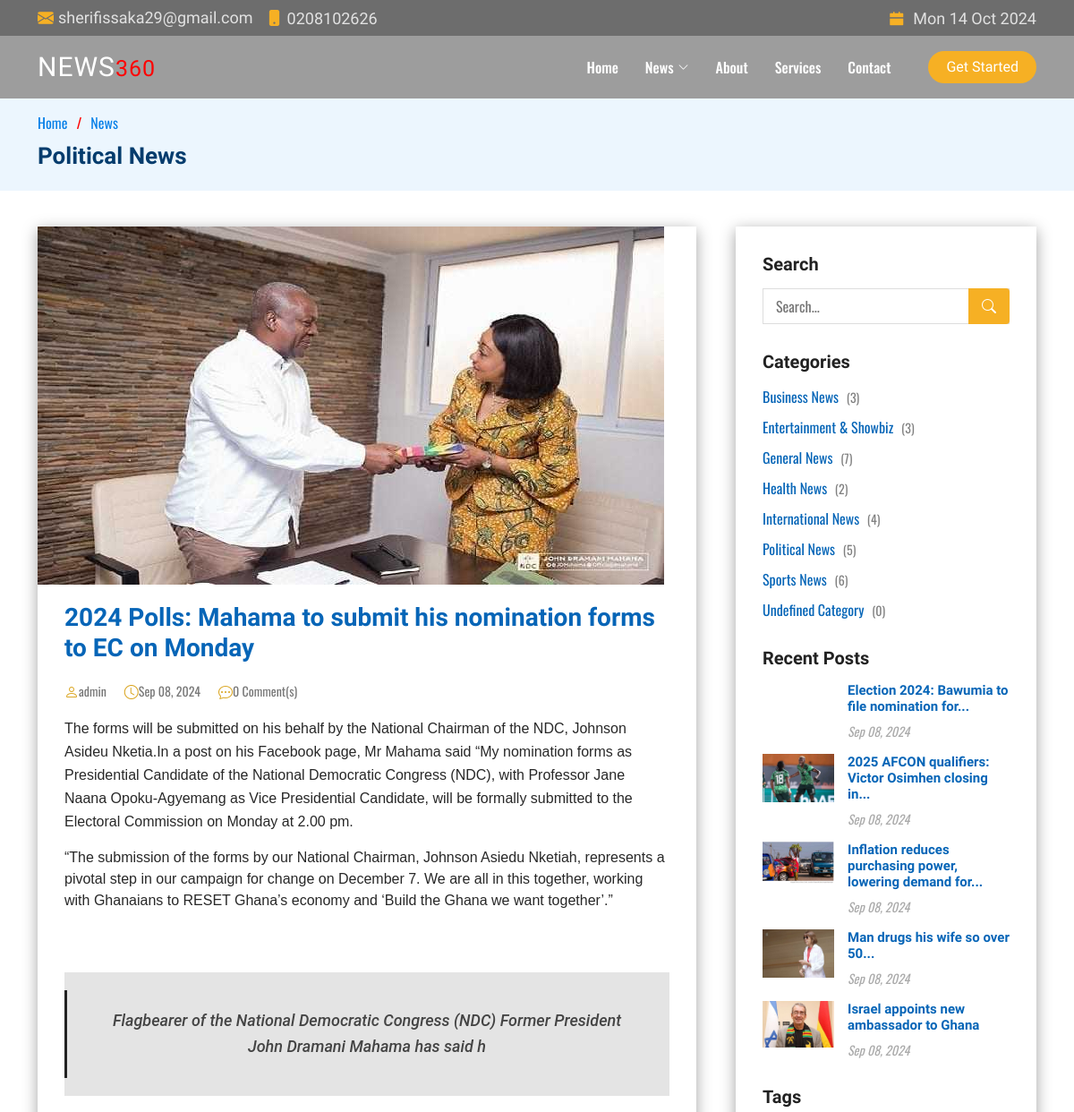
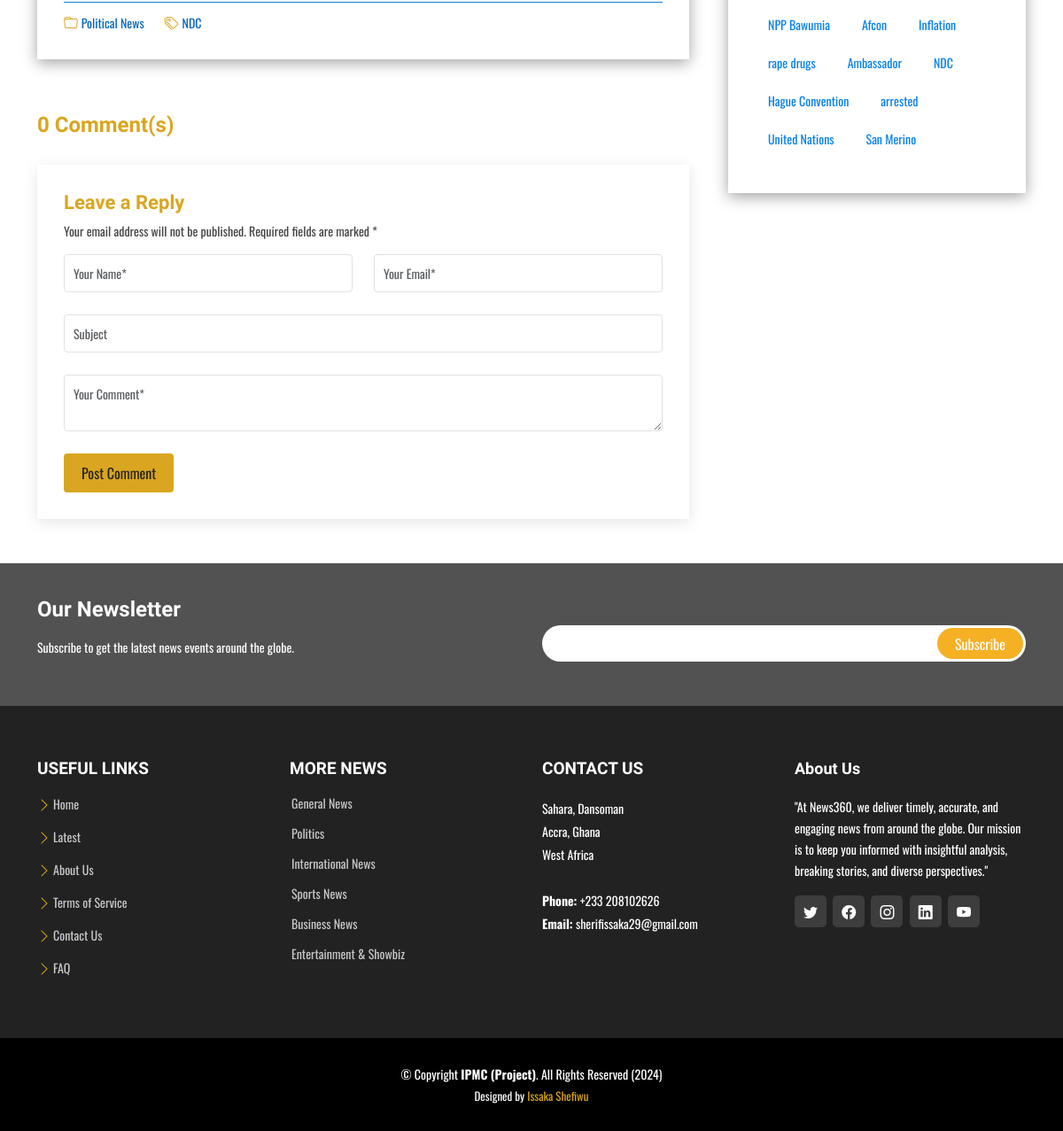
The app's page /single-post.php?id=36 with its own data (2 pictures, top to bottom).
### tables this page shows
CREATE TABLE `posts` (
  `id` int(11) NOT NULL,
  `title` varchar(255) NOT NULL,
  `content` text NOT NULL,
  `author_id` int(11) UNSIGNED DEFAULT NULL,
  `category_id` int(11) DEFAULT NULL,
  `created_at` datetime DEFAULT current_timestamp(),
  `updated_at` datetime DEFAULT current_timestamp() ON UPDATE current_timestamp(),
  `thumbnail` varchar(255) DEFAULT NULL,
  `tags` text DEFAULT NULL,
  `is_featured` tinyint(1) NOT NULL,
  `description` varchar(100) NOT NULL
);

CREATE TABLE `categories` (
  `id` int(11) NOT NULL,
  `name` varchar(255) NOT NULL,
  `description` text DEFAULT NULL,
  `created_at` timestamp NOT NULL DEFAULT current_timestamp(),
  `updated_at` timestamp NOT NULL DEFAULT current_timestamp() ON UPDATE current_timestamp()
);

CREATE TABLE `users` (
  `id` int(11) UNSIGNED NOT NULL,
  `firstname` varchar(50) NOT NULL,
  `lastname` varchar(50) NOT NULL,
  `username` varchar(50) NOT NULL,
  `email` varchar(100) NOT NULL,
  `password` varchar(255) NOT NULL,
  `avatar` varchar(255) NOT NULL,
  `is_admin` tinyint(1) NOT NULL
);

### single-post.php (the view, shortened to what this page needs)
<?php
require 'config/database.php';
if(isset($_GET['id'])) {
  $id = filter_var($_GET['id'], FILTER_SANITIZE_NUMBER_INT);
  $query = "SELECT posts.*, users.username AS author_name, categories.name AS category_name
    FROM posts
    JOIN users ON posts.author_id = users.id
    JOIN categories ON posts.category_id = categories.id
    WHERE posts.id = $id";
  $result = mysqli_query($conn, $query);
  $post = mysqli_fetch_assoc($result);
    $comments_query = "SELECT COUNT(*) AS comment_count FROM comments WHERE post_id = ?";
    $stmt = $conn->prepare($comments_query);
    $stmt->bind_param('i', $id);
    $stmt->execute();
    $comments_result = $stmt->get_result();
    $comment_count = $comments_result->fetch_assoc()['comment_count'];
} else {
  header('location: news-page.php');
  die();
}
?>
<!DOCTYPE html>
<html lang="en">
  <head>
    <link
      href="assets/vendors/bootstrap/css/bootstrap.min.css"
      rel="stylesheet"
    />
    <link
      href="assets/vendors/bootstrap-icons/bootstrap-icons.css"
      rel="stylesheet"
    />
    <link href="assets/vendors/swiper/swiper-bundle.min.css" rel="stylesheet" />
    <link
      href="assets/vendors/glightbox/css/glightbox.min.css"
      rel="stylesheet"
    />
    <link href="assets/vendors/aos/aos.css" rel="stylesheet" />
    <link href="assets/vendors/remixicon/remixicon.css" rel="stylesheet" />
    <link rel="stylesheet" href="assets/css/main.css" />
  </head>
  <body>
     <?php
                  include 'partials/header.php';
            ?>
    <main id="main">
      <section id="breadcrumbs" class="breadcrumbs">
        <div class="container">
          <ol>
            <li><a href="index.php">Home</a></li>
            <li><a href="news-page.php">News</a></li>
          </ol>
          <h2><?= $post['category_name'] ?></h2>
        </div>
      </section>
      <section id="blog" class="blog">
        <div class="container" data-aos="fade-up">
          <div class="row">
            <div class="col-lg-8 entries">
              <article class="entry entry-single">
                <div class="entry-img">
                  <img src="admin/assets/images/uploads/<?= $post['thumbnail'] ?>" class="img-fluid" />
                </div>
                <h2 class="entry-title">
                  <a href="#"
                    ><?= $post['title'] ?></a
                  >
                </h2>
                <div class="entry-meta">
                  <ul>
                    <li class="d-flex align-items-center">
                      <i class="bi bi-person"></i>
                      <a href="#"><?= $post['author_name'] ?></a>
                    </li>
                    <li class="d-flex align-items-center">
                      <i class="bi bi-clock"></i>
                      <a href="#"
                        ><time datetime="2020-01-01"><time datetime="<?= htmlspecialchars($post['created_at']) ?>"><?= date("M d, Y", strtotime($post['created_at'])) ?></time></time></a
                      >
                    </li>
                    <li class="d-flex align-items-center">
                      <i class="bi bi-chat-dots"></i>
                      <a href="#"><?= $comment_count ?> Comment(s)</a>
                    </li>
                  </ul>
                </div>
                <div class="entry-content">
                  <p>
                  <?= $post['content'] ?>
                  </p>
                  <blockquote>
                    <p>
                    <?= $post['description'] ?>
                    </p>
                  </blockquote>
                </div>
                <div class="entry-footer">
                  <i class="bi bi-folder"></i>
                  <ul class="cats">
                    <li><a href="#"><?= $post['category_name'] ?></a></li>
                  </ul>
                  <i class="bi bi-tags"></i>
                  <ul class="tags">
                    <li><a href="#"><?= $post['tags'] ?></a></li>
                  </ul>
                </div>
              </article>
              <div class="blog-comments">
                <h4 class="comments-count"><?= $comment_count ?> Comment(s)</h4>
                <div class="reply-form">
                  <h4>Leave a Reply</h4>
                  <p>
                    Your email address will not be published. Required fields
                    are marked *
                  </p>
                  <form action="forms/comments.php?id=<?= $post['id']; ?>" method="post">
                      <div class="row">
                      <div class="col-md-6 form-group">
                      <input name="name" type="text" class="form-control" placeholder="Your Name*" required />
                      </div>
                      <div class="col-md-6 form-group">
                      <input name="email" type="text" class="form-control" placeholder="Your Email*" required />
                      </div>
                      </div>
                      <div class="row">
                      <div class="col form-group">
                      <input name="subject" type="text" class="form-control" placeholder="Subject"  />
                    </div>
                    </div>
                    <div class="row">
                        <div class="col form-group">
                        <textarea name="comment" class="form-control" placeholder="Your Comment*" required ></textarea>
                    </div>
                    </div>
                    <button type="submit" class="btn btn-primary">Post Comment</button>
                  </form>
                </div>
              </div>
            </div>
            <?php
                  include 'partials/sidebar.php';
            ?>
          </div>
        </div>
      </section>
    </main>
            <?php
                  include 'partials/footer.php';
            ?>

### partials/sidebar.php
<div class="col-lg-4">
    <div class="sidebar">
        <h3 class="sidebar-title">Search</h3>
        <div class="sidebar-item search-form">
            <form action="search-page.php" method="GET">
                <input type="text" name="search" placeholder="Search..." />
                <button type="submit"><i class="bi bi-search"></i></button>
            </form>
        </div>
        <h3 class="sidebar-title">Categories</h3>
        <div class="sidebar-item categories">
    <ul>
        <?php
        $categories_query = "SELECT id, name, (SELECT COUNT(*) FROM posts WHERE posts.category_id = categories.id) AS post_count FROM categories";
        $categories_result = $conn->query($categories_query);
        if ($categories_result->num_rows > 0) {
            while ($category = $categories_result->fetch_assoc()) {
                echo '<li><a href="category-page.php?category_id=' . $category['id'] . '">' . $category['name'] . ' <span>(' . $category['post_count'] . ')</span></a></li>';
            }
        } else {
            echo '<li>No categories available</li>';
        }
        ?>
    </ul>
</div>
        <h3 class="sidebar-title">Recent Posts</h3>
        <div class="sidebar-item recent-posts">
            <?php
            $recent_posts_query = "SELECT id, title, thumbnail, created_at FROM posts ORDER BY created_at DESC LIMIT 5";
            $recent_posts_result = $conn->query($recent_posts_query);
            if ($recent_posts_result->num_rows > 0) {
                while ($post = $recent_posts_result->fetch_assoc()) {
                    $title_words = explode(' ', $post['title']);
                    $short_title = implode(' ', array_slice($title_words, 0, 7)) . (count($title_words) > 7 ? '...' : '');
                    echo '
                    <div class="post-item clearfix">
                        <img src="admin/assets/images/uploads/' . $post['thumbnail'] . '" alt="" />
                        <h4><a href="single-post.php?id=' . $post['id'] . '">' . $short_title . '</a></h4>
                        <time datetime="' . date('Y-m-d', strtotime($post['created_at'])) . '">' . date('M d, Y', strtotime($post['created_at'])) . '</time>
                    </div>';
                }
            } else {
                echo '<p>No recent posts available</p>';
            }
            ?>
        </div>
        <h3 class="sidebar-title">Tags</h3>
        <div class="sidebar-item tags">
            <ul>
                <?php
                $tags_query = "SELECT tags FROM posts WHERE tags IS NOT NULL ORDER BY created_at DESC LIMIT 10";
                $tags_result = $conn->query($tags_query);
                $all_tags = [];
                if ($tags_result->num_rows > 0) {
                    while ($row = $tags_result->fetch_assoc()) {
                        $tags = explode(',', $row['tags']);
                        $all_tags = array_merge($all_tags, $tags);
                    }
                    $unique_tags = array_unique($all_tags);
                    $unique_tags = array_slice($unique_tags, 0, 10);
                    foreach ($unique_tags as $tag) {
                        echo '<li><a href="#">' . trim($tag) . '</a></li>';
                    }
                } else {
                    echo '<li>No tags available</li>';
                }
                ?>
            </ul>
        </div>
    </div>
</div>

### records on screen
posts: category.name "Political News", thumbnail (picture), title "2024 Polls: Mahama to submit his nomination forms to EC on Monday", author.username "admin", created_at "Sep 08, 2024", content "The forms will be submitted on his behalf by the National Chairman of the NDC, Johnson Asideu Nketia. In a post on his Facebook page, Mr Mahama said “My nomination forms as Presidential Candidate of the National Democratic Congress (NDC), with Professor Jane Naana Opoku-Agyemang as Vice Presidential Candidate, will be formally submitted to the Electoral Commission on Monday at 2.00 pm. “The submission of the forms by our National Chairman, Johnson Asiedu Nketiah, represents a pivotal step in our campaign for change on December 7. We are all in this together, working with Ghanaians to RESET Ghana’s economy and ‘Build the Ghana we want together’.”", description "Flagbearer of the National Democratic Congress (NDC) Former President John Dramani Mahama has said h", tags "NDC"
categories: name "Business News", post_count "3"
categories: name "Entertainment & Showbiz", post_count "3"
categories: name "General News", post_count "7"
categories: name "Health News", post_count "2"
categories: name "International News", post_count "4"
categories: name "Political News", post_count "5"
categories: name "Sports News", post_count "6"
categories: name "Undefined Category", post_count "0"
posts: title "Election 2024: Bawumia to file nomination for...", created_at "Sep 08, 2024"
posts: thumbnail (picture), title "2025 AFCON qualifiers: Victor Osimhen closing in...", created_at "Sep 08, 2024"
posts: thumbnail (picture), title "Inflation reduces purchasing power, lowering demand for...", created_at "Sep 08, 2024"
posts: thumbnail (picture), title "Man drugs his wife so over 50...", created_at "Sep 08, 2024"
posts: thumbnail (picture), title "Israel appoints new ambassador to Ghana", created_at "Sep 08, 2024"

### other values on screen
$comment_count "0"
$tag "NPP Bawumia"
$tag "Afcon"
$tag "Inflation"
$tag "rape drugs"
$tag "Ambassador"
$tag "NDC"
$tag "Hague Convention"
$tag "arrested"
$tag "United Nations"
$tag "San Merino"
